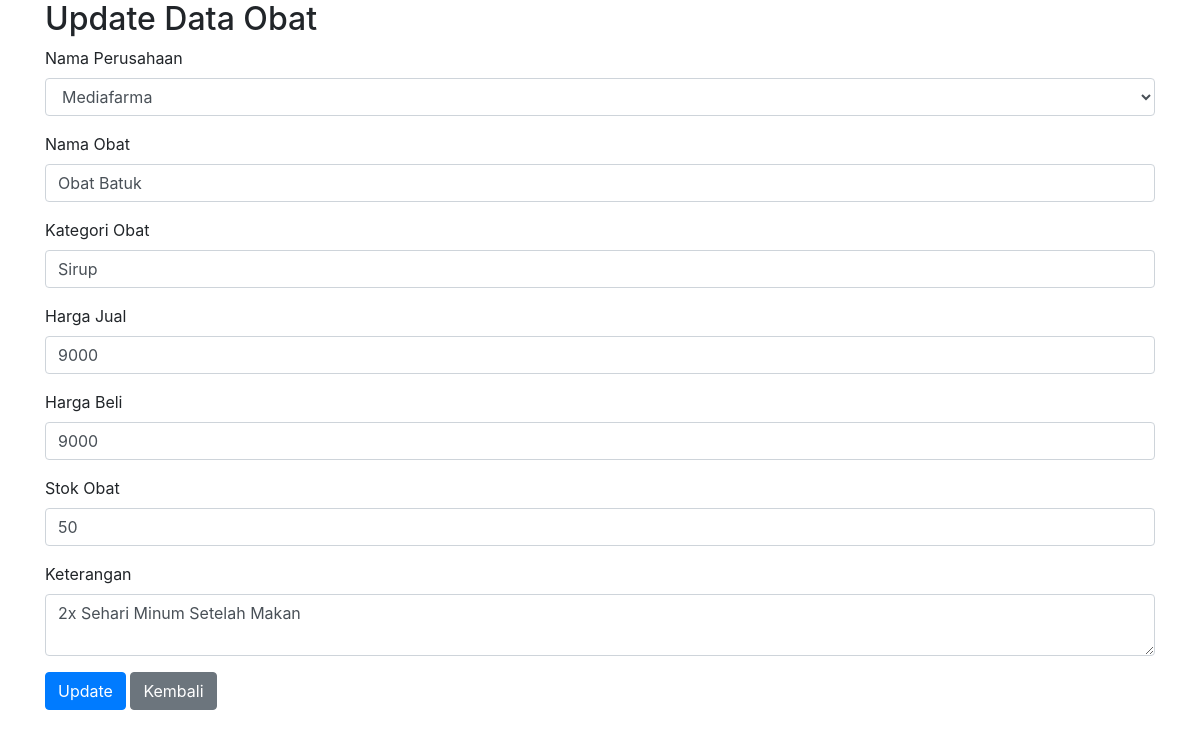
The app's page /tb_obat/update_obat.php?id_obat=191 with its own data.
### tables this page shows
CREATE TABLE `tb_obat` (
  `id_obat` int(11) NOT NULL,
  `id_supplier` int(4) NOT NULL,
  `namaobat` varchar(100) NOT NULL,
  `kategoriobat` varchar(50) NOT NULL,
  `hargajual` double NOT NULL,
  `hargabeli` double NOT NULL,
  `stok_obat` int(11) NOT NULL,
  `keterangan` text NOT NULL
);

CREATE TABLE `tb_supplier` (
  `id_supplier` int(4) NOT NULL,
  `perusahaan` varchar(100) NOT NULL,
  `telp` varchar(20) NOT NULL,
  `alamat` text NOT NULL,
  `keterangan` varchar(100) NOT NULL
);

### tb_obat/update_obat.php (the view, shortened to what this page needs)
<?php
include "../koneksi.php";
if ($_SERVER['REQUEST_METHOD'] === 'POST') {
    $id_obat = $_POST['id_obat'];
    $id_supplier = $_POST['id_supplier'];
    $namaobat = $_POST['namaobat'];
    $kategoriobat = $_POST['kategoriobat'];
    $hargajual = $_POST['hargajual'];
    $hargabeli = $_POST['hargabeli'];
    $stok_obat = $_POST['stok_obat'];
    $keterangan = $_POST['keterangan'];
    $update_query = "UPDATE tb_obat SET
        id_supplier='$id_supplier',
        namaobat='$namaobat',
        kategoriobat='$kategoriobat',
        hargajual='$hargajual',
        hargabeli='$hargabeli',
        stok_obat='$stok_obat',
        keterangan='$keterangan'
        WHERE id_obat='$id_obat'";
    $hasil = mysqli_query($koneksi, $update_query);
    if (!$hasil) {
        echo "<script>alert('Gagal memperbarui data obat');window.location.href='tampil_obat.php?id_obat=$id_obat'</script>";
    } else {
        echo "<script>alert('Berhasil memperbarui data obat');window.location.href='tampil_obat.php'</script>";
    }
} else {
    $id_obat = $_GET['id_obat'];
    $data_obat = mysqli_query($koneksi, "SELECT * FROM tb_obat WHERE id_obat='$id_obat'");
    $data = mysqli_fetch_assoc($data_obat);
    $supplier_data = mysqli_query($koneksi, "SELECT * FROM tb_supplier");
?>
<!DOCTYPE html>
<html lang="en">
<head>
    <link href="../bootstrap.css" rel="stylesheet">
</head>
<body>
    <div class="container">
        <h2>Update Data Obat</h2>
        <form action="update_obat.php" method="POST">
            <div class="mb-3">
                <label for="nama_supplier" class="form-label">Nama Perusahaan</label>
                <select name="id_supplier" class="form-control">
                    <?php while ($supplier = mysqli_fetch_assoc($supplier_data)) { ?>
                        <option value="<?= $supplier['id_supplier'] ?>" <?= $supplier['id_supplier'] == $data['id_supplier'] ? 'selected' : '' ?>>
                            <?= $supplier['perusahaan'] ?>
                        </option>
                    <?php } ?>
                </select>
            </div>
            <div class="mb-3">
                <label for="namaobat" class="form-label">Nama Obat</label>
                <input type="text" class="form-control" id="namaobat" name="namaobat" value="<?= $data['namaobat'] ?>">
            </div>
            <div class="mb-3">
                <label for="kategoriobat" class="form-label">Kategori Obat</label>
                <input type="text" class="form-control" id="kategoriobat" name="kategoriobat" value="<?= $data['kategoriobat'] ?>">
            </div>
            <div class="mb-3">
                <label for="hargajual" class="form-label">Harga Jual</label>
                <input type="number" class="form-control" id="hargajual" name="hargajual" value="<?= $data['hargajual'] ?>">
            </div>
            <div class="mb-3">
                <label for="hargabeli" class="form-label">Harga Beli</label>
                <input type="number" class="form-control" id="hargabeli" name="hargabeli" value="<?= $data['hargabeli'] ?>">
            </div>
            <div class="mb-3">
                <label for="stok_obat" class="form-label">Stok Obat</label>
                <input type="number" class="form-control" id="stok_obat" name="stok_obat" value="<?= $data['stok_obat'] ?>">
            </div>
            <div class="mb-3">
                <label for="keterangan" class="form-label">Keterangan</label>
                <textarea class="form-control" id="keterangan" name="keterangan"><?= $data['keterangan'] ?></textarea>
            </div>
            <button type="submit" class="btn btn-primary">Update</button>
            <a href="../tb_obat/tampil_obat.php" class="btn btn-secondary">Kembali</a>
        </form>
    </div>
</body>
</html>
<?php
}
?>

### records on screen
tb_obat: id_supplier "Mediafarma", namaobat "Obat Batuk", kategoriobat "Sirup", hargajual "9000", hargabeli "9000", stok_obat "50", keterangan "2x Sehari Minum Setelah Makan"
